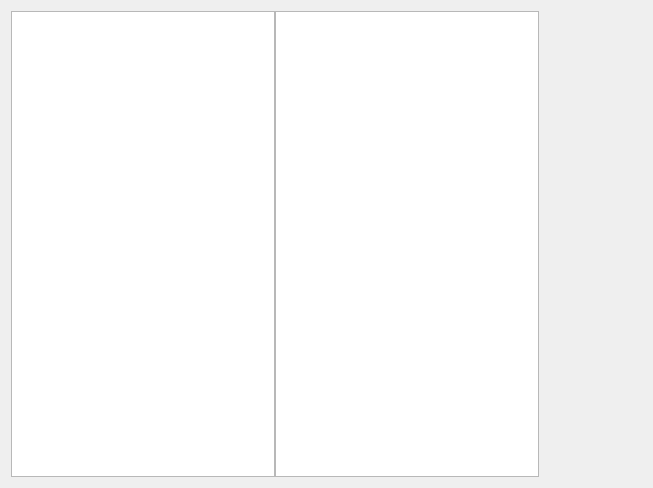
<?xml version="1.0" encoding="UTF-8"?>
<ui version="4.0">
 <class>TestForm</class>
 <widget class="QWidget" name="TestForm">
  <property name="geometry">
   <rect>
    <x>0</x>
    <y>0</y>
    <width>653</width>
    <height>488</height>
   </rect>
  </property>
  <property name="windowTitle">
   <string>Form</string>
  </property>
  <layout class="QHBoxLayout" name="horizontalLayout">
   <item>
    <widget class="QSplitter" name="splitter">
     <property name="orientation">
      <enum>Qt::Horizontal</enum>
     </property>
     <property name="handleWidth">
      <number>0</number>
     </property>
     <widget class="PObjectIconView" name="listWidget"/>
     <widget class="PObjectIconView" name="listWidget_2"/>
     <widget class="QWidget" name="widget" native="true"/>
    </widget>
   </item>
  </layout>
 </widget>
 <customwidgets>
  <customwidget>
   <class>PObjectIconView</class>
   <extends>QListWidget</extends>
   <header>gui/forms/pobjecticonview.h</header>
  </customwidget>
 </customwidgets>
 <resources/>
 <connections/>
</ui>
